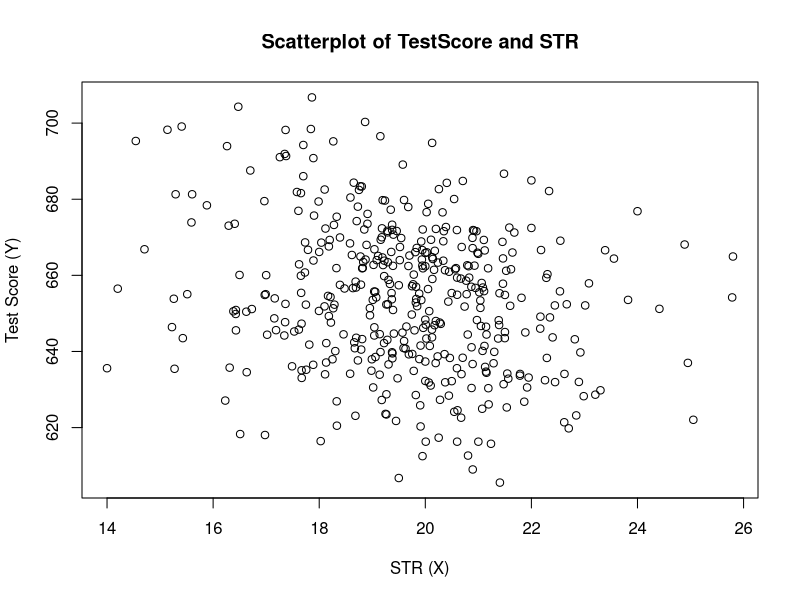
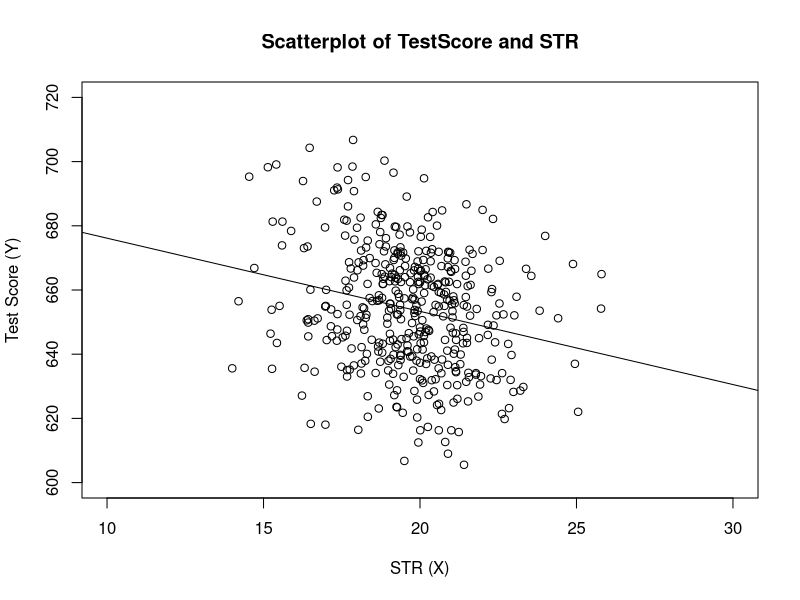

Generate these figures, in order, with R:
## # install the AER package (once)
install.packages("AER")
## 
## # load the AER package
library(AER)

# load the the data set in the workspace
data(CASchools)

class(CASchools)
head(CASchools)

# compute STR and append it to CASchools
CASchools$STR <- CASchools$students/CASchools$teachers 

# compute TestScore and append it to CASchools
CASchools$score <- (CASchools$read + CASchools$math)/2


# compute sample averages of STR and score
avg_STR <- mean(CASchools$STR) 
avg_score <- mean(CASchools$score)

# compute sample standard deviations of STR and score
sd_STR <- sd(CASchools$STR) 
sd_score <- sd(CASchools$score)

# set up a vector of percentiles and compute the quantiles 
quantiles <- c(0.10, 0.25, 0.4, 0.5, 0.6, 0.75, 0.9)
quant_STR <- quantile(CASchools$STR, quantiles)
quant_score <- quantile(CASchools$score, quantiles)

# gather everything in a data.frame 
DistributionSummary <- data.frame(Average = c(avg_STR, avg_score), 
                                  StandardDeviation = c(sd_STR, sd_score), 
                                  quantile = rbind(quant_STR, quant_score))

# print the summary to the console
DistributionSummary

plot(score ~ STR, 
     data = CASchools,
     main = "Scatterplot of TestScore and STR", 
     xlab = "STR (X)",
     ylab = "Test Score (Y)")

cor(CASchools$STR, CASchools$score)

attach(CASchools) # allows to use the variables contained in CASchools directly

# compute beta_1_hat
beta_1 <- sum((STR - mean(STR)) * (score - mean(score))) / sum((STR - mean(STR))^2)

# compute beta_0_hat
beta_0 <- mean(score) - beta_1 * mean(STR)

# print the results to the console
beta_1
beta_0

# estimate the model and assign the result to linear_model
# linear_model <- lm(formula = dependent_variable ~ independent_variable, data = DATA)
linear_model <- lm(score ~ STR, data = CASchools)

# print the standard output of the estimated lm object to the console 
linear_model


# plot the data
plot(score ~ STR, 
     data = CASchools,
     main = "Scatterplot of TestScore and STR", 
     xlab = "STR (X)",
     ylab = "Test Score (Y)",
     xlim = c(10, 30),
     ylim = c(600, 720))

# add the regression line
abline(linear_model) 

mod_summary <- summary(linear_model)
mod_summary
  
# The $R^2$ in the output is called *Multiple R-squared* and has a value of $0.051$. Hence, $5.1 \%$ of the variance of the dependent variable $score$ is explained by the explanatory variable $STR$. That is, the regression explains little of the variance in $score$, and much of the variation in test scores remains unexplained (cf. Figure 4.3 of the book).   

# The $SER$ is called *Residual standard error* and equals $18.58$. The unit of the $SER$ is the same as the unit of the dependent variable. That is, on average the deviation of the actual achieved test score and the regression line is $18.58$ points. 
 
